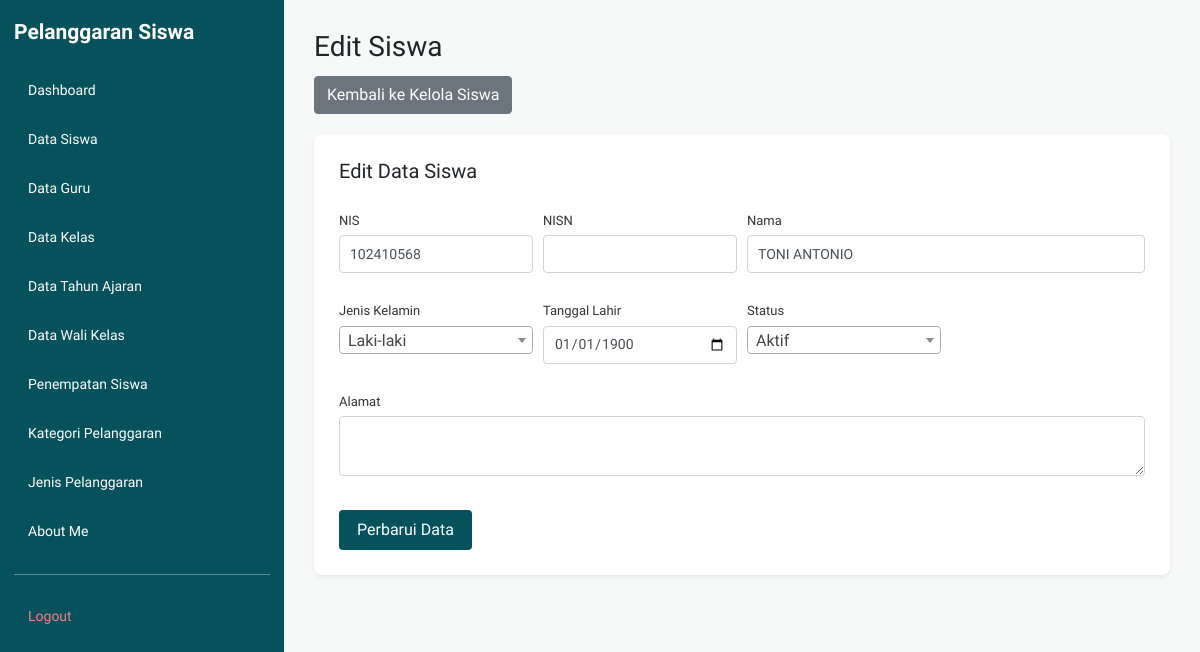
Screenshot of /edit_siswa.php?id=150 (signed in) with the database file from the repository.
### tables this page shows
CREATE TABLE `t_siswa` (
  `id` int(11) NOT NULL AUTO_INCREMENT,
  `nis` varchar(20) DEFAULT NULL,
  `nisn` varchar(20) DEFAULT NULL,
  `nama` varchar(150) DEFAULT NULL,
  `jenis_kelamin` varchar(4) NOT NULL,
  `tanggal_lahir` date NOT NULL,
  `alamat` text NOT NULL,
  `status_aktif` tinyint(1) NOT NULL,
  `created_at` timestamp NOT NULL DEFAULT current_timestamp(),
  `updated_at` timestamp NOT NULL DEFAULT current_timestamp(),
  PRIMARY KEY (`id`),
  UNIQUE KEY `uq_t_siswa_nisn` (`nisn`),
  UNIQUE KEY `uq_t_siswa_nis` (`nis`)
);

### edit_siswa.php (the view, shortened to what this page needs)
<?php
require_once __DIR__ . '/config/koneksi.php';
$id = (int) $_GET['id'];
$stmt = mysqli_prepare($koneksi, "SELECT * FROM t_siswa WHERE id = ?");
mysqli_stmt_bind_param($stmt, 'i', $id);
mysqli_stmt_execute($stmt);
$hasil = mysqli_stmt_get_result($stmt);
$siswa = mysqli_fetch_assoc($hasil);
?>
<!DOCTYPE html>
<html lang="id">
<head>
    <link rel="stylesheet"
          href="https://cdn.jsdelivr.net/npm/bootstrap@4.1.3/dist/css/bootstrap.min.css">
    <link rel="stylesheet" href="layout/layout.css">
</head>
<body>
<?php require_once __DIR__ . '/layout/sidebar.php'; ?>
<main class="app-main">
    <div class="page-header">
        <h1>Edit Siswa</h1>
        <a href="kelola_siswa.php" class="btn btn-secondary">
            Kembali ke Kelola Siswa
        </a>
    </div>
    <div class="form-card form-card-full shadow-sm mb-4">
        <h5 class="mb-3">Edit Data Siswa</h5>
        <form action="proses_edit_siswa.php" method="POST">
            <div class="form-row">
                <div class="form-group col-md-3">
                    <label>NIS</label>
                    <input type="text" name="nis" class="form-control"
                           maxlength="10" inputmode="numeric"
                           value="<?= htmlspecialchars((string)($siswa['nis'] ?? ''), ENT_QUOTES, 'UTF-8'); ?>">
                </div>
                <div class="form-group col-md-3">
                    <label>NISN</label>
                    <input type="text" name="nisn" class="form-control"
                           maxlength="10" inputmode="numeric" required
                           value="<?= htmlspecialchars((string)($siswa['nisn'] ?? ''), ENT_QUOTES, 'UTF-8'); ?>">
                </div>
                <div class="form-group col-md-6">
                    <label>Nama</label>
                    <input type="text" name="nama" class="form-control" required
                           value="<?= htmlspecialchars((string)($siswa['nama'] ?? ''), ENT_QUOTES, 'UTF-8'); ?>">
                </div>
            </div>
            <div class="form-row">
                <div class="form-group col-md-3">
                    <label>Jenis Kelamin</label>
                </div>
                <div class="form-group col-md-3">
                    <label>Tanggal Lahir</label>
                    <input type="date" name="tanggal_lahir" class="form-control" required
                           value="<?= htmlspecialchars((string)($siswa['tanggal_lahir'] ?? ''), ENT_QUOTES, 'UTF-8'); ?>">
                </div>
                <div class="form-group col-md-3">
                    <label>Status</label>
                </div>
            </div>
            <div class="form-group">
                <label>Alamat</label>
                <textarea name="alamat" rows="2" class="form-control" required><?= htmlspecialchars((string)($siswa['alamat'] ?? ''), ENT_QUOTES, 'UTF-8'); ?></textarea>
            </div>
            <button type="submit" name="edit" class="btn btn-primary">
                Perbarui Data
            </button>
        </form>
    </div>
</main>
</body>
</html>

### layout/layout.css (style rules this page uses)
* { box-sizing: border-box; }
html, body { margin: 0; padding: 0; min-height: 100vh; font-family: Arial, sans-serif; background: #f5f7f9; }
.app-main { display: block; width: auto; min-width: 0; min-height: 100vh; margin-left: 284px; padding: 30px; }
.app-main h1, .app-main h2 { margin-top: 0; }
.page-header { margin-bottom: 20px; }
.page-header h1 { font-size: 28px; margin-bottom: 12px; }
.form-card { background: #ffffff; border-radius: 8px; padding: 25px; max-width: 720px; }
.form-card-full { max-width: 100%; }
.form-card label { display: block; font-size: 13px; margin: 12px 0 5px; color: #333; }
.form-card input[type="text"], .form-card input[type="email"], .form-card input[type="password"], .form-card input[type="date"], .form-card input[type="number"], .form-card select, .form-card textarea { width: 100%; padding: 8px 10px; border: 1px solid #ced4da; border-radius: 4px; font-size: 14px; box-sizing: border-box; }
.form-card textarea { resize: vertical; }
.form-card button { margin-top: 18px; padding: 8px 18px; border: none; border-radius: 4px; cursor: pointer; }

### layout/tema.css (style rules this page uses)
:root { --t-bg: #f7f9f8; --t-surface: #ebf0ee; --t-ink: #06525c; --t-muted: #2f737d; --t-surface-inv: #205d66; --t-ink-inv: #f7f9f8; }
html, body { background: #f7f9f8; }
body { font-family: 'Host Grotesk', Arial, sans-serif; --bs-link-color: #06525c; --bs-link-hover-color: #0b6b76; }
.app-main { background: #f7f9f8; }
.btn-primary { background-color: #06525c; border-color: #06525c; --bs-btn-bg: #06525c; --bs-btn-border-color: #06525c; --bs-btn-hover-bg: #0b6b76; --bs-btn-hover-border-color: #0b6b76; --bs-btn-active-bg: #205d66; --bs-btn-active-border-color: #205d66; --bs-btn-disabled-bg: #06525c; --bs-btn-disabled-border-color: #06525c; --bs-btn-focus-shadow-rgb: 6, 82, 92; }

### rows the page displays
t_siswa: nis "102410568", nama "TONI ANTONIO", tanggal_lahir "01/01/1900"

### other values shown
$label "Dashboard"
$label "Data Siswa"
$label "Data Guru"
$label "Data Kelas"
$label "Data Tahun Ajaran"
$label "Data Wali Kelas"
$label "Penempatan Siswa"
$label "Kategori Pelanggaran"
$label "Jenis Pelanggaran"
$label "About Me"
